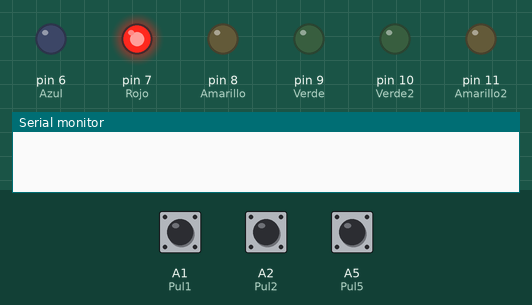
A sketch run on a simulated Arduino Uno, built with avr-gcc and run on an emulated ATmega328P. On the bench: output pins drawn as LEDs (lit = HIGH), the last lines printed to the serial monitor. Inputs (shaded band) come from the test bench; at power-on: A1 (Pul1) HIGH, A5 (Pul5) HIGH, A2 (Pul2) HIGH. Random numbers use the default seed unless the sketch sets one.

Above: at 1.3 s.
1.4 s: A1 (Pul1) pulled LOW for 1 s
At 2.05 s:
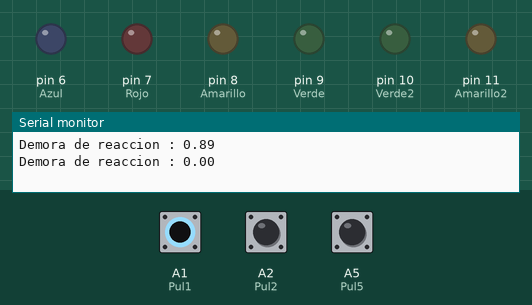
At 3.2 s:
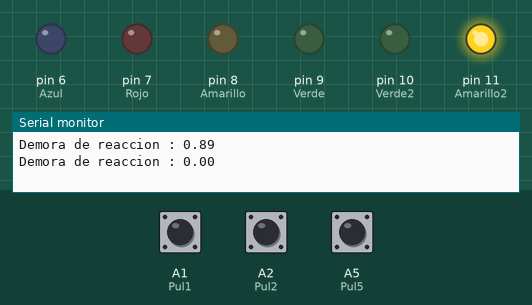
3.9 s: A5 (Pul5) pulled LOW for 0.15 s
At 4.6 s:
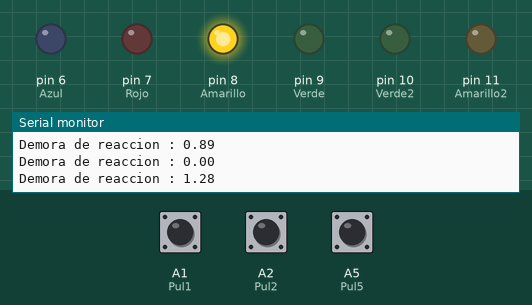
Timing chart, 0 to 6.9 s (numbered marks = the images above; inputs shaded):
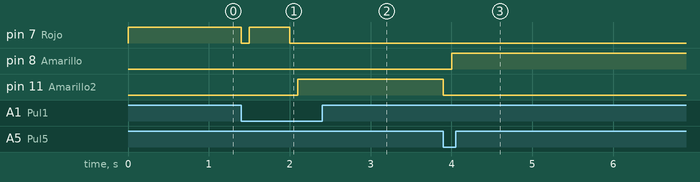

The sketch:

Blink_Monica.ino
```cpp
//Declaro los pines para los Led
int Azul = 6;
int Rojo = 7;
int Amarillo = 8;
int Verde = 9;
int Verde2 =10;
int Amarillo2 = 11;

//Declaro los pines para los botones
int Pul0 = A0;
int Pul1 = A1;
int Pul2 = A2;
int Pul3 = A3;
int Pul4 = A4;
int Pul5 = A5;

//Declaro variables
int Pin_numero;
float Demora = 0;
float Publica =0;

void setup() {
Serial.begin(9600);

//Declaro como salida los led
pinMode(Azul, OUTPUT);//Declaro Pin del led azul como salida
pinMode(Rojo, OUTPUT);
pinMode(Amarillo, OUTPUT);
pinMode(Verde, OUTPUT);
pinMode(Verde2, OUTPUT);
pinMode(Amarillo2, OUTPUT);

//Declaro como entrada los pulsadores
pinMode(Pul0, INPUT_PULLUP);
pinMode(Pul1, INPUT_PULLUP);
pinMode(Pul2, INPUT_PULLUP);
pinMode(Pul3, INPUT_PULLUP);
pinMode(Pul4, INPUT_PULLUP);
pinMode(Pul5, INPUT_PULLUP);
}


void loop() {
Pin_numero = random(6, 12);//Para que los led enciendan de manera aleatoria

   digitalWrite(Pin_numero, HIGH);//Enciendo el led aleatorio
   //Serial.println(Pin_numero); Bandera para saber que led elijio el random
   delay(500);
//---------------------------------------------------------------------------------------------
   if(Pin_numero == 6){                   //Condicional para saber si es el led Azul
     while(digitalRead(Pul0) == 1){       //Condicional hasta que se presiona el pulsador
      delay(1);                           //Demora de un milisegundo cada vez q pasa por aca
      Demora++;                           //Contador se incrementa en 1
     }
   digitalWrite(Pin_numero, LOW);         //Sale del while, apago led
   Demora = (Demora * 0.001);             //Ajusta variable a segundos
   Serial.print("Demora de reaccion : ");
   Serial.println(Demora);
   Demora = 0;                            //Inicializa el contador
   delay(100);
   }
//---------------------------------------------------------------------------------------------
   if(Pin_numero == 7){                   //Condicional para saber si es el led Azul
     while(digitalRead(Pul1) == 1){       //Condicional hasta que se presiona el pulsador
      delay(1);                           //Demora de un milisegundo cada vez q pasa por aca
      Demora++;                           //Contador se incrementa en 1
     }
   digitalWrite(Pin_numero, LOW);         //Sale del while, apago led
   Demora = (Demora * 0.001);             //Ajusta variable a segundos
   Serial.print("Demora de reaccion : ");
   Serial.println(Demora);
   Demora = 0;                            //Inicializa el contador
   delay(100);
   }
//---------------------------------------------------------------------------------------------
   if(Pin_numero == 8){                   //Condicional para saber si es el led Azul
     while(digitalRead(Pul2) == 1){       //Condicional hasta que se presiona el pulsador
      delay(1);                           //Demora de un milisegundo cada vez q pasa por aca
      Demora++;                           //Contador se incrementa en 1
     }
   digitalWrite(Pin_numero, LOW);         //Sale del while, apago led
   Demora = (Demora * 0.001);             //Ajusta variable a segundos
   Serial.print("Demora de reaccion : ");
   Serial.println(Demora);
   Demora = 0;                            //Inicializa el contador
   delay(100);
   }
//---------------------------------------------------------------------------------------------
   if(Pin_numero == 9){                   //Condicional para saber si es el led Azul
     while(digitalRead(Pul3) == 1){       //Condicional hasta que se presiona el pulsador
      delay(1);                           //Demora de un milisegundo cada vez q pasa por aca
      Demora++;                           //Contador se incrementa en 1
     }
   digitalWrite(Pin_numero, LOW);         //Sale del while, apago led
   Demora = (Demora * 0.001);             //Ajusta variable a segundos
   Serial.print("Demora de reaccion : ");
   Serial.println(Demora);
   Demora = 0;                            //Inicializa el contador
   delay(100);
   }
 //---------------------------------------------------------------------------------------------
   if(Pin_numero == 10){                   //Condicional para saber si es el led Azul
     while(digitalRead(Pul4) == 1){       //Condicional hasta que se presiona el pulsador
      delay(1);                           //Demora de un milisegundo cada vez q pasa por aca
      Demora++;                           //Contador se incrementa en 1
     }
   digitalWrite(Pin_numero, LOW);         //Sale del while, apago led
   Demora = (Demora * 0.001);             //Ajusta variable a segundos
   Serial.print("Demora de reaccion : ");
   Serial.println(Demora);
   Demora = 0;                            //Inicializa el contador
   delay(100);
   }
 //---------------------------------------------------------------------------------------------
   if(Pin_numero == 11){                   //Condicional para saber si es el led Azul
     while(digitalRead(Pul5) == 1){       //Condicional hasta que se presiona el pulsador
      delay(1);                           //Demora de un milisegundo cada vez q pasa por aca
      Demora++;                           //Contador se incrementa en 1
     }
   digitalWrite(Pin_numero, LOW);         //Sale del while, apago led
   Demora = (Demora * 0.001);             //Ajusta variable a segundos
   Serial.print("Demora de reaccion : ");
   Serial.println(Demora);
   Demora = 0;                            //Inicializa el contador
   delay(100);
   }
}
```

Measured:
- after the input at 1.4 s, pin 7 (Rojo): HIGH → LOW at once, → HIGH 0.10 s later, → LOW 0.50 s later; pin 11 (Amarillo2): LOW → HIGH after 0.70 s
- after the input at 3.9 s, pin 8 (Amarillo): LOW → HIGH after 0.10 s; pin 11 (Amarillo2): HIGH → LOW at once
